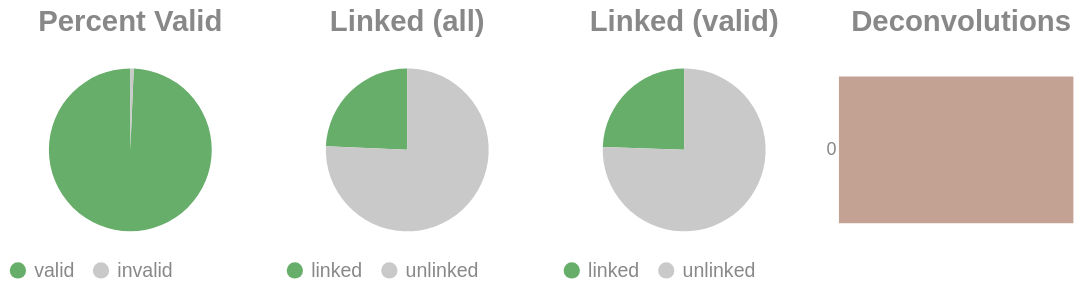

Notebook code for this chart:
### Code cell
if SKIPLR:
    pass
else:
    clash = Counter()
    for i in valids['molecule'].to_list():
        _mol = i.split("-")
        if len(_mol) == 1:
            clash.update('0')
        else:
            clash.update(_mol[-1])

    _d = {"deconvolutions": [], 'count': []}
    for k,v in clash.items():
        _d['deconvolutions'].append(k)
        _d['count'].append(v)

    tot_valid = valids['reads'].sum()
    mask = valids['reads'] >= 2
    n_linked_reads = valids.filter(mask)['reads'].sum()
    if n_linked_reads == 0:
        print_html("No linked molecules (>=2 reads) were detected; skipping linked-only distributions.")
        SKIPLR = True
    else:
        perc_valid = round(tot_valid / n_reads, 4)
        linked_perc_abs = round(n_linked_reads / n_reads, 4)
        linked_perc = round(n_linked_reads / tot_valid, 4)

    _valid = pl.DataFrame({"valids": ['valid', 'invalid'], "count": [tot_valid, n_reads - tot_valid]})
    _linked_abs = pl.DataFrame({"linked (absolute)": ['linked', 'unlinked'], "count": [n_linked_reads, n_reads - n_linked_reads]})
    _linked_rel = pl.DataFrame({"linked (valids)": ['linked', 'unlinked'], "count": [n_linked_reads, tot_valid - n_linked_reads]})

    (
        alt.hconcat(
            piechart(_valid, goodval = 'valid', title = "Percent Valid"),
            piechart(_linked_abs, goodval = "linked", title =  "Linked (all)"),
            piechart(_linked_rel, goodval = "linked", title =  "Linked (valid)"),
            convolutionbar(pl.DataFrame(_d), title = "Deconvolutions"),
            center = True,
            bounds = 'flush'
        )
        .resolve_scale(color='independent')
        .resolve_legend('independent')
        .properties(usermeta={'embedOptions': {"actions": False}})
    ).display()

### Figure 1 — Vega-Lite specification as saved in the notebook (floating-point values rounded to 4 significant figures)
{"width": "container", "height": 400, "config": {"title": {"anchor": "start", "dy": -15, "fontSize": 18, "color": "#888888", "subtitleColor": "#888888", "subtitleFontSize": 14}, "arc": {"fill": "#0072B2"}, "axis": {"domainColor": "#888888", "domainWidth": 0.5, "gridWidth": 0.2, "grid": false, "titleFontWeight": 400, "titleFontSize": 15, "labelFontSize": 11, "labelColor": "#888888", "tickColor": "#888888", "tickWidth": 0.2, "titleColor": "#888888"}, "axisBand": {"grid": false}, "axisX": {"grid": true, "tickSize": 10, "domainCap": "round"}, "axisY": {"domain": false, "grid": true, "tickSize": 0, "domainCap": "round"}, "background": "transparent", "header": {"labelFontSize": 15, "labelColor": "#888888", "titleFontSize": 15, "titleFontWeight": 600, "titleColor": "#888888"}, "legend": {"labelFont": "sans-serif", "labelFontSize": 12, "labelColor": "#888888", "symbolSize": 100, "symbolType": "circle", "titleFontSize": 12, "titlePadding": 10, "titleColor": "#888888", "title": null}, "range": {"category": ["#E69F00", "#56B4E9", "#009E73", "#F0E442", "#0072B2", "#D55E00", "#CC79A7", "#000000"], "diverging": ["#cfe8f3", "#a2d4ec", "#73bfe2", "#46abdb", "#1696d2", "#12719e"]}, "area": {"fill": "#0072B2", "fillOpacity": 0.7, "line": true, "strokeOpacity": 0.7}, "line": {"color": "#0072B2", "stroke": "#0072B2", "strokeWidth": 2}, "trail": {"color": "#0072B2", "stroke": "#0072B2", "strokeWidth": 0, "size": 1}, "point": {"filled": true, "fillOpacity": 1.0, "size": 95}, "text": {"color": "#888888", "fontSize": 11, "align": "right", "fontWeight": 400, "size": 11}, "bar": {"fill": "#0072B2", "stroke": null}, "view": {"stroke": null, "continuousWidth": 660, "continuousHeight": 400}}, "hconcat": [{"data": {"name": "data-0fb571c9722d82bf6d62a05f718d334e"}, "mark": {"type": "arc"}, "encoding": {"color": {"field": "valids", "legend": {"orient": "bottom", "title": null}, "scale": {"domain": ["valid", "invalid"], "range": ["#68ae6b", "#C9C9C9"]}, "title": "Valids", "type": "nominal"}, "theta": {"field": "count", "type": "quantitative"}, "tooltip": [{"field": "valids", "title": "Valids", "type": "ordinal"}, {"field": "percent", "format": ".2%", "title": "Percent", "type": "quantitative"}, {"field": "count", "title": "Count", "type": "quantitative"}]}, "height": 100, "title": {"text": "Percent Valid", "align": "center", "anchor": "middle"}, "transform": [{"calculate": "datum.count / 735603", "as": "percent"}], "width": 150}, {"data": {"name": "data-c46c23df3202097d0f02bb8196a0482a"}, "mark": {"type": "arc"}, "encoding": {"color": {"field": "linked (absolute)", "legend": {"orient": "bottom", "title": null}, "scale": {"domain": ["linked", "unlinked"], "range": ["#68ae6b", "#C9C9C9"]}, "title": "Linked (Absolute)", "type": "nominal"}, "theta": {"field": "count", "type": "quantitative"}, "tooltip": [{"field": "linked (absolute)", "title": "Linked (Absolute)", "type": "ordinal"}, {"field": "percent", "format": ".2%", "title": "Percent", "type": "quantitative"}, {"field": "count", "title": "Count", "type": "quantitative"}]}, "height": 100, "title": {"text": "Linked (all)", "align": "center", "anchor": "middle"}, "transform": [{"calculate": "datum.count / 735603", "as": "percent"}], "width": 150}, {"data": {"name": "data-13bcd686e505093fedfb555c02c38a43"}, "mark": {"type": "arc"}, "encoding": {"color": {"field": "linked (valids)", "legend": {"orient": "bottom", "title": null}, "scale": {"domain": ["linked", "unlinked"], "range": ["#68ae6b", "#C9C9C9"]}, "title": "Linked (Valids)", "type": "nominal"}, "theta": {"field": "count", "type": "quantitative"}, "tooltip": [{"field": "linked (valids)", "title": "Linked (Valids)", "type": "ordinal"}, {"field": "percent", "format": ".2%", "title": "Percent", "type": "quantitative"}, {"field": "count", "title": "Count", "type": "quantitative"}]}, "height": 100, "title": {"text": "Linked (valid)", "align": "center", "anchor": "middle"}, "transform": [{"calculate": "datum.count / 730645", "as": "percent"}], "width": 150}, {"data": {"name": "data-b339135ff284ff42431a479e6bc70124"}, "mark": {"type": "bar"}, "encoding": {"color": {"field": "deconvolutions", "legend": null, "scale": {"scheme": "lightgreyred"}, "type": "nominal"}, "tooltip": [{"field": "deconvolutions", "title": "Deconvolutions", "type": "ordinal"}, {"field": "percent", "format": ".2%", "title": "Percent", "type": "quantitative"}, {"field": "count", "title": "Count", "type": "quantitative"}], "x": {"axis": null, "field": "count", "type": "quantitative"}, "y": {"field": "deconvolutions", "sort": "ascending", "title": null, "type": "nominal"}}, "height": 100, "title": {"text": "Deconvolutions", "align": "center", "anchor": "middle"}, "transform": [{"calculate": "datum.count / 623697", "as": "percent"}], "width": 150}], "bounds": "flush", "center": true, "resolve": {"legend": {"angle": "independent"}, "scale": {"color": "independent"}}, "usermeta": {"embedOptions": {"actions": false}}, "$schema": "https://vega.github.io/schema/vega-lite/v6.1.0.json", "datasets": {"data-0fb571c9722d82bf6d62a05f718d334e": [{"valids": "valid", "count": 730645}, {"valids": "invalid", "count": 4958}], "data-c46c23df3202097d0f02bb8196a0482a": [{"linked (absolute)": "linked", "count": 178712}, {"linked (absolute)": "unlinked", "count": 556891}], "data-13bcd686e505093fedfb555c02c38a43": [{"linked (valids)": "linked", "count": 178712}, {"linked (valids)": "unlinked", "count": 551933}], "data-b339135ff284ff42431a479e6bc70124": [{"deconvolutions": "0", "count": 623697}]}}
